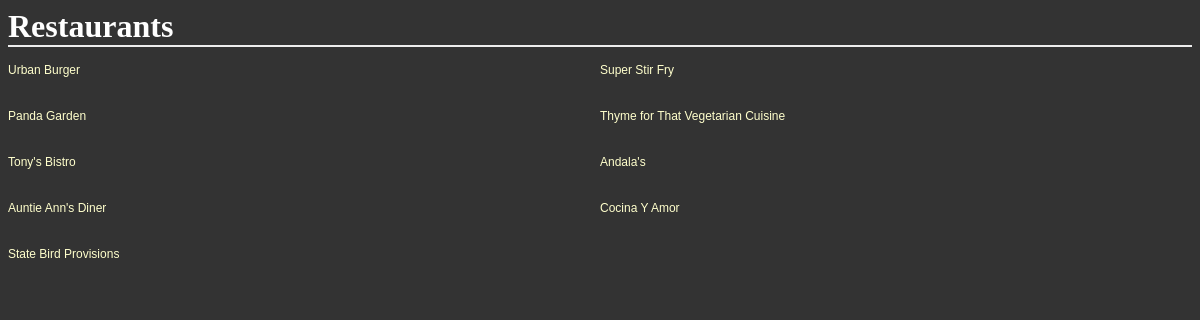
/, run on an earlier commit of the app's database.
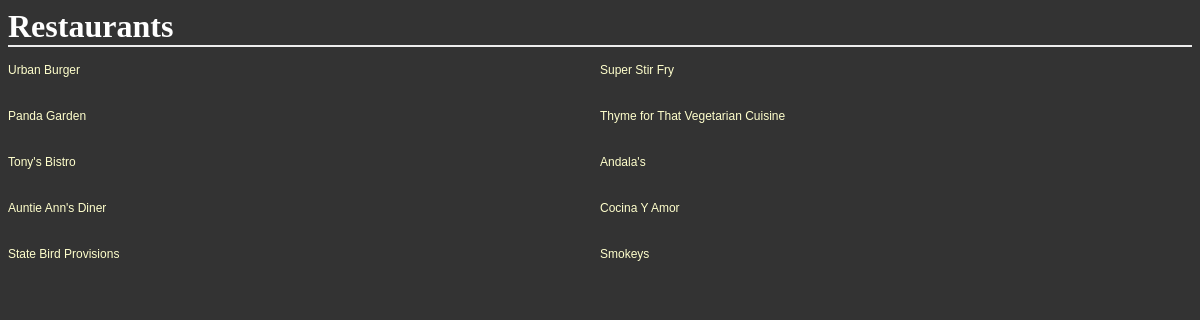
And on a later commit of the database.
### database_setup.py (models this page shows)
class Restaurant(Base):
    __tablename__ = 'restaurant'
    id = Column(
        Integer,
        primary_key = True
    )
    name = Column(
        String(80),
        nullable = False
    )

### project.py (the view)
@app.route('/')
def showRestaurants():
    restaurants = session.query(Restaurant).all()
    return render_template('showrestaurants.html',restaurants = restaurants)

### templates/showrestaurants.html
<html>
    <head>
	    <link rel=stylesheet type=text/css href="{{ url_for('static', filename='styles.css') }}">
	</head>
    <body>
        <h1> Restaurants </h1>
            {% for restaurant in restaurants %}
                <div class = 'nameAndPrice'>
				    <span class = 'name'>
                        <p><a href="{{url_for('restaurantMenu',restaurant_id=restaurant.id)}}">{{restaurant.name}}</a></p></span>
                </div>
            {% endfor %}
    </body>
</html>

What changed in the data, as far as the page shows it:
added Restaurant: name "Smokeys"
